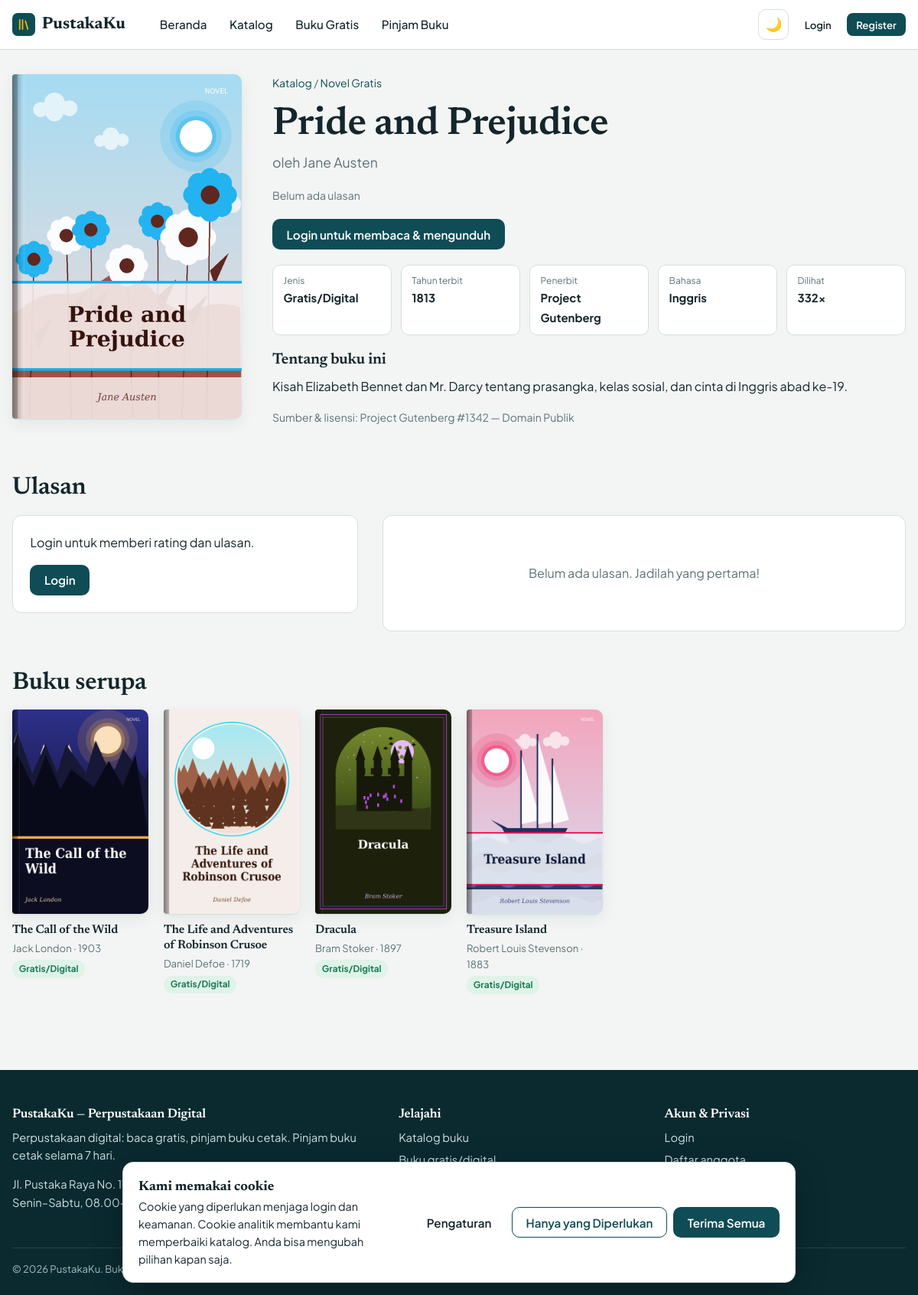
Screenshot of /book/1 with the database file from the repository.
### models.py (models this page shows, shortened)
class Book(db.Model):
    id = db.Column(db.Integer, primary_key=True)
    title = db.Column(db.String(200), nullable=False, index=True)
    author = db.Column(db.String(150), nullable=False, index=True)
    description = db.Column(db.Text, default="")
    year = db.Column(db.Integer)
    publisher = db.Column(db.String(150), default="")
    language = db.Column(db.String(30), default="Indonesia")
    category_id = db.Column(db.Integer, db.ForeignKey("category.id"))
    stock = db.Column(db.Integer, nullable=False, default=0)           # hanya untuk buku fisik
    book_type = db.Column(db.String(10), nullable=False, default="digital")  # "digital" | "physical"
    cover_file = db.Column(db.String(120))     # file cover hasil upload
    cover_url = db.Column(db.String(500))      # atau URL cover eksternal
    cover_fallback = db.Column(db.String(200)) # gambar sampul lokal (static/...) bila sampul utama gagal dimuat
    pdf_file = db.Column(db.String(120))       # file PDF hasil upload
    read_url = db.Column(db.String(500))       # tautan baca online (sumber legal)
    download_url = db.Column(db.String(500))   # tautan unduh (sumber legal)
    source = db.Column(db.String(200), default="")  # sumber & lisensi
    views = db.Column(db.Integer, nullable=False, default=0)
    created_at = db.Column(db.DateTime, default=datetime.now, index=True)
    loans = db.relationship("Loan", backref="book", cascade="all, delete-orphan", lazy="dynamic")
    reviews = db.relationship("Review", backref="book", cascade="all, delete-orphan", lazy="dynamic")
    favorites = db.relationship("Favorite", backref="book", cascade="all, delete-orphan", lazy="dynamic")
    @property
    def is_digital(self):
        return self.book_type == "digital"
    @property
    def type_label(self):
        return "Gratis/Digital" if self.is_digital else "Fisik/Pinjam"
    @property
    def cover_backup(self):
        return url_for("static", filename=self.cover_fallback) if self.cover_fallback else None
    @property
    def cover_src(self):
        if self.cover_file:
            return url_for("static", filename="uploads/covers/" + self.cover_file)
        return self.cover_backup or self.cover_url
    @property
    def rating_count(self):
        return Review.query.filter_by(book_id=self.id).count()

class Category(db.Model):
    id = db.Column(db.Integer, primary_key=True)
    name = db.Column(db.String(80), unique=True, nullable=False)
    description = db.Column(db.String(255), default="")
    icon = db.Column(db.String(8), default="📚")
    books = db.relationship("Book", backref="category", lazy="dynamic")

### routes/main.py (the view, shortened to what this page needs)
@main_bp.route("/book/<int:book_id>")
def book_detail(book_id):
    book = db.get_or_404(Book, book_id)
    book.views += 1
    db.session.commit()
    reviews = Review.query.filter_by(book_id=book.id).order_by(Review.created_at.desc()).limit(30).all()
    related = (Book.query.filter(Book.category_id == book.category_id, Book.id != book.id)
               .order_by(Book.views.desc()).limit(4).all())
    my_review = is_fav = active_loan = None
    return render_template("book_detail.html", book=book, reviews=reviews, related=related,
                           my_review=my_review, is_fav=is_fav, active_loan=active_loan)

### utils.py (called while the page is built, shortened)
def parse_consent(raw):
    if not raw or len(raw) > 40:
        return None

def all_settings():
    from flask import g
    if "site_settings" not in g:
        from models import Setting
        data = dict(DEFAULT_SETTINGS)
        try:
            data.update({s.key: (s.value or "") for s in Setting.query.all()})
        except Exception:  # tabel belum dibuat
            pass
        g.site_settings = data
    return g.site_settings

### templates/book_detail.html (shortened to what this page needs)
{% extends "base.html" %}
{% from "_macros.html" import csrf, cover, stars, book_card %}
{% block content %}
<div class="container">
  <div class="detail">
    <div>{{ cover(book, true) }}</div>
    <div>
      <p class="muted small"><a href="{{ url_for('main.books') }}">Katalog</a>{% if book.category %} / <a href="{{ url_for('main.books', category=book.category_id) }}">{{ book.category.name }}</a>{% endif %}</p>
      <h1 style="margin-bottom:.2rem">{{ book.title }}</h1>
      <p class="muted" style="font-size:1.1rem">oleh {{ book.author }}</p>
      <div class="row">
        {% if book.rating_count %}{{ stars(book.avg_rating) }} <b>{{ book.avg_rating }}</b> <span class="muted small">({{ book.rating_count }} ulasan)</span>{% else %}<span class="muted small">Belum ada ulasan</span>{% endif %}
      </div>
      <div class="actions">
        {% if book.is_digital %}
          {% if current_user.is_authenticated %}
            {% if book.pdf_file or book.read_url %}<a class="btn" href="{{ url_for('main.read', book_id=book.id) }}">Baca Online</a>{% endif %}
            {% if book.pdf_file or book.download_url %}<a class="btn btn-outline" href="{{ url_for('main.download', book_id=book.id) }}">Unduh Gratis</a>{% endif %}
          {% else %}
            <a class="btn" href="{{ url_for('auth.login', next=request.path) }}">Login untuk membaca &amp; mengunduh</a>
          {% endif %}
        {% endif %}
      </div>
      <div class="facts">
        <div class="fact"><span>Jenis</span><b>{{ book.type_label }}</b></div>
        {% if book.year %}<div class="fact"><span>Tahun terbit</span><b>{{ book.year if book.year > 0 else 'Sebelum Masehi' }}</b></div>{% endif %}
        <div class="fact"><span>Penerbit</span><b>{{ book.publisher or '-' }}</b></div>
        <div class="fact"><span>Bahasa</span><b>{{ book.language or '-' }}</b></div>
        <div class="fact"><span>Dilihat</span><b>{{ book.views }}×</b></div>
      </div>
      <h3>Tentang buku ini</h3>
      <p class="desc">{{ book.description or 'Belum ada deskripsi.' }}</p>
      {% if book.source %}<p class="muted small">Sumber &amp; lisensi: {{ book.source }}</p>{% endif %}
    </div>
  </div>
  <section id="ulasan" class="section" style="padding-top:1rem">
    <h2>Ulasan</h2>
    <div class="row" style="align-items:flex-start; gap:2rem">
      <div class="card" style="flex:1 1 320px">
        {% if current_user.is_authenticated %}
        <h3>{{ 'Perbarui ulasan Anda' if my_review else 'Tulis ulasan' }}</h3>
        <form method="post" action="{{ url_for('user.review', book_id=book.id) }}">{{ csrf() }}
          <div class="field"><div class="star-input" role="radiogroup" aria-label="Rating">
            {% for i in [5, 4, 3, 2, 1] %}<input type="radio" name="rating" id="star{{ i }}" value="{{ i }}" {{ 'checked' if my_review and my_review.rating == i }} required><label for="star{{ i }}" title="{{ i }} bintang">★</label>{% endfor %}
          </div> <span class="muted small star-text">{{ my_review.rating ~ '/5' if my_review else 'Pilih bintang' }}</span></div>
          <div class="field"><label class="lbl" for="comment">Komentar (opsional)</label><textarea class="input" id="comment" name="comment" maxlength="1000">{{ my_review.comment if my_review }}</textarea></div>
          <button class="btn" type="submit">Simpan ulasan</button>
        </form>
        {% else %}<p>Login untuk memberi rating dan ulasan.</p><a class="btn" href="{{ url_for('auth.login', next=request.path) }}">Login</a>{% endif %}
      </div>
      <div class="card" style="flex:2 1 420px">
        {% for r in reviews %}
        <div class="review">
          <div class="row row-between"><div class="row"><b>{{ r.user.name }}</b>{{ stars(r.rating) }}</div><span class="muted small">{{ r.created_at|tgl }}</span></div>
          {% if r.comment %}<p style="margin:.4rem 0 0; white-space:pre-line">{{ r.comment }}</p>{% endif %}
          {% if current_user.is_authenticated and (current_user.id == r.user_id or current_user.is_admin) %}
          <form method="post" action="{{ url_for('admin.review_delete', review_id=r.id) if current_user.is_admin else url_for('user.delete_review', review_id=r.id) }}" data-confirm="Hapus ulasan ini?">{{ csrf() }}<button class="btn btn-ghost btn-sm" type="submit">Hapus</button></form>
          {% endif %}
        </div>
        {% else %}<div class="empty">Belum ada ulasan. Jadilah yang pertama!</div>{% endfor %}
      </div>
    </div>
  </section>
  {% if related %}
  <section class="section" style="padding-top:0"><h2>Buku serupa</h2><div class="book-grid">{% for b in related %}{{ book_card(b) }}{% endfor %}</div></section>
  {% endif %}
</div>
{% endblock %}

### templates/_macros.html (shortened to what this page needs)
{% macro cover(b, big=false) %}
<div class="cover {{ 'cover-lg' if big }}">
  {% if b.cover_src %}
    <img src="{{ b.cover_src }}" alt="Sampul {{ b.title }}" loading="lazy"
         {% if b.cover_backup and b.cover_src != b.cover_backup %}onerror="this.onerror=null;this.src='{{ b.cover_backup }}'"{% endif %}>
  {% else %}
    {% set hue = (b.id * 47) % 360 %}
    <div class="cover-fallback" style="background: linear-gradient(160deg, hsl({{ hue }} 42% 34%), hsl({{ (hue + 45) % 360 }} 48% 20%));">
      <div class="t">{{ b.title }}</div><div class="a">{{ b.author }}</div>
    </div>
  {% endif %}
</div>
{% endmacro %}
{% macro book_card(b) %}
<a class="book-card" href="{{ url_for('main.book_detail', book_id=b.id) }}">
  {{ cover(b) }}
  <div class="book-meta">
    <h3>{{ b.title }}</h3>
    <p>{{ b.author }}{% if b.year and b.year > 0 %} · {{ b.year }}{% endif %}</p>
    <span class="badge badge-{{ b.book_type }} card-tag">{{ b.type_label }}</span>
  </div>
</a>
{% endmacro %}

### static/css/style.css (style rules this page uses)
:root { --bg: #f2f5f4; --surface: #ffffff; --surface-2: #e8eeec; --text: #14262b; --muted: #5d7176; --border: #d5dfdc; --primary: #0f4c55; --primary-hover: #0a3a41; --on-primary: #ffffff; --accent: #f2b705; --on-accent: #1b1500; --accent-soft: #fff3c4; --success: #1c7c54; --danger: #b8322f; --warning: #9a6700; --info: #1d5f9e; --success-bg: #dff3e8; --danger-bg: #fbe4e3; --warning-bg: #fff1cc; --info-bg: #e0edf9; --muted-bg: #e6ebea; --radius: 12px; --shadow: 0 1px 2px rgba(10, 40, 45, .08), 0 6px 20px rgba(10, 40, 45, .07); --font: "Plus Jakarta Sans", system-ui, -apple-system, "Segoe UI", Roboto, sans-serif; --font-head: "Newsreader", Georgia, "Times New Roman", serif; }
*, *::before, *::after { box-sizing: border-box; }
html { scroll-behavior: smooth; }
body { margin: 0; font-family: var(--font); background: var(--bg); color: var(--text); line-height: 1.6; font-size: 16px; min-height: 100vh; display: flex; flex-direction: column; }
img { max-width: 100%; display: block; }
a { color: var(--primary); text-decoration: none; }
h1, h2, h3, h4 { font-family: var(--font-head); line-height: 1.2; margin: 0 0 .5em; font-weight: 600; letter-spacing: -.01em; }
h1 { font-size: clamp(2rem, 5vw, 3.2rem); }
h2 { font-size: clamp(1.5rem, 3vw, 2rem); }
h3 { font-size: 1.25rem; }
p { margin: 0 0 1em; }
.container { width: min(1180px, 100% - 2rem); margin-inline: auto; }
.muted { color: var(--muted); }
.small { font-size: .875rem; }
.row { display: flex; gap: .75rem; align-items: center; flex-wrap: wrap; }
.btn { display: inline-flex; align-items: center; justify-content: center; gap: .45rem; padding: .6rem 1.1rem; border-radius: 10px; border: 1.5px solid transparent; font: 600 .95rem var(--font); cursor: pointer; background: var(--primary); color: var(--on-primary); text-decoration: none; transition: background .15s, transform .1s; }
.section { padding: 3rem 0; }
.book-grid { display: grid; grid-template-columns: repeat(auto-fill, minmax(170px, 1fr)); gap: 1.25rem; }
.book-card { display: flex; flex-direction: column; color: var(--text); }
.cover { position: relative; aspect-ratio: 2 / 3; border-radius: 4px 10px 10px 4px; overflow: hidden; box-shadow: var(--shadow); transition: transform .2s, box-shadow .2s; background: var(--surface-2); }
.cover::before { content: ""; position: absolute; inset: 0 auto 0 0; width: 7px; background: rgba(0,0,0,.2); z-index: 2; }
.cover img { width: 100%; height: 100%; object-fit: cover; }
.cover-lg { max-width: 300px; }
.book-meta { padding-top: .65rem; }
.book-meta h3 { font: 600 .98rem/1.3 var(--font-head); margin: 0; display: -webkit-box; -webkit-line-clamp: 2; -webkit-box-orient: vertical; overflow: hidden; }
.book-meta p { margin: .15rem 0 0; font-size: .82rem; color: var(--muted); }
.badge { display: inline-block; padding: .15rem .55rem; border-radius: 999px; font-size: .74rem; font-weight: 700; background: var(--muted-bg); color: var(--muted); white-space: nowrap; }
.badge-digital { background: var(--success-bg); color: var(--success); }
.card { background: var(--surface); border: 1px solid var(--border); border-radius: var(--radius); padding: 1.4rem; }
.detail { display: grid; grid-template-columns: 300px 1fr; gap: 2.5rem; padding: 2rem 0; }
.facts { display: grid; grid-template-columns: repeat(auto-fit, minmax(150px, 1fr)); gap: .75rem; margin: 1.25rem 0; }
.fact { background: var(--surface); border: 1px solid var(--border); border-radius: 10px; padding: .6rem .85rem; }
.fact span { display: block; font-size: .75rem; color: var(--muted); }
.fact b { font-size: .93rem; }
.desc { white-space: pre-line; max-width: 70ch; }
.actions { display: flex; gap: .6rem; flex-wrap: wrap; margin: 1.25rem 0; }
.empty { padding: 2.5rem 1rem; text-align: center; color: var(--muted); }
.card-tag { margin: .35rem 0 .2rem; }

### rows the page displays
Book: cover_src (picture), title "Pride and Prejudice", author "Jane Austen", type_label "Gratis/Digital", year "1813", publisher "Project Gutenberg", language "Inggris", views "332", description "Kisah Elizabeth Bennet dan Mr. Darcy tentang prasangka, kelas sosial, dan cinta di Inggris abad ke-19.", source "Project Gutenberg #1342 — Domain Publik"
Category: category.name "Novel Gratis"
Book: cover_src (picture), title "The Call of the Wild", author "Jack London", year "1903", type_label "Gratis/Digital"
Book: cover_src (picture), title "The Life and Adventures of Robinson Crusoe", author "Daniel Defoe", year "1719", type_label "Gratis/Digital"
Book: cover_src (picture), title "Dracula", author "Bram Stoker", year "1897", type_label "Gratis/Digital"
Book: cover_src (picture), title "Treasure Island", author "Robert Louis Stevenson", year "1883", type_label "Gratis/Digital"

### other values shown
{{ app_name }} "PustakaKu"
{{ site.tagline }} "Perpustakaan digital: baca gratis, pinjam buku cetak."
{{ site.loan_days }} "7"
{{ site.address }} "Jl. Pustaka Raya No. 17, Jakarta"
{{ site.open_hours }} "Senin–Sabtu, 08.00–17.00 WIB"
